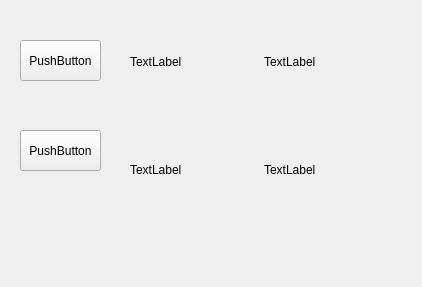
<?xml version="1.0" encoding="UTF-8"?>
<ui version="4.0">
 <class>Form</class>
 <widget class="QWidget" name="Form">
  <property name="geometry">
   <rect>
    <x>0</x>
    <y>0</y>
    <width>422</width>
    <height>287</height>
   </rect>
  </property>
  <property name="windowTitle">
   <string>Form</string>
  </property>
  <widget class="QPushButton" name="pushButton">
   <property name="geometry">
    <rect>
     <x>20</x>
     <y>40</y>
     <width>81</width>
     <height>41</height>
    </rect>
   </property>
   <property name="text">
    <string>PushButton</string>
   </property>
  </widget>
  <widget class="QWidget" name="gridLayoutWidget">
   <property name="geometry">
    <rect>
     <x>130</x>
     <y>10</y>
     <width>261</width>
     <height>211</height>
    </rect>
   </property>
   <layout class="QGridLayout" name="gridLayout">
    <item row="0" column="1">
     <widget class="QLabel" name="label_2">
      <property name="text">
       <string>TextLabel</string>
      </property>
     </widget>
    </item>
    <item row="0" column="0">
     <widget class="QLabel" name="label">
      <property name="text">
       <string>TextLabel</string>
      </property>
     </widget>
    </item>
    <item row="1" column="0">
     <widget class="QLabel" name="label_3">
      <property name="text">
       <string>TextLabel</string>
      </property>
     </widget>
    </item>
    <item row="1" column="1">
     <widget class="QLabel" name="label_4">
      <property name="text">
       <string>TextLabel</string>
      </property>
     </widget>
    </item>
   </layout>
  </widget>
  <widget class="QPushButton" name="pushButton_2">
   <property name="geometry">
    <rect>
     <x>20</x>
     <y>130</y>
     <width>81</width>
     <height>41</height>
    </rect>
   </property>
   <property name="text">
    <string>PushButton</string>
   </property>
  </widget>
 </widget>
 <resources/>
 <connections/>
</ui>
